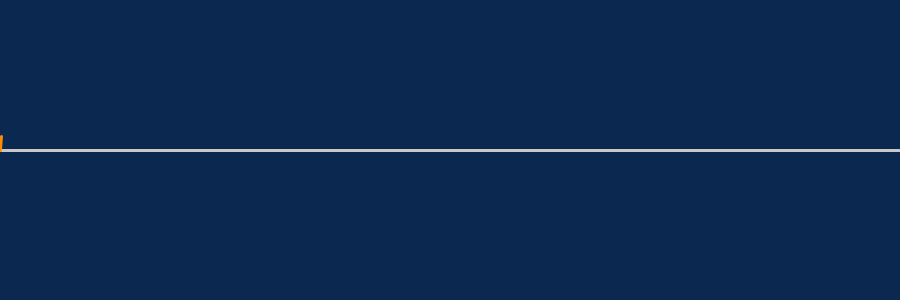
Frame 1 (no input)
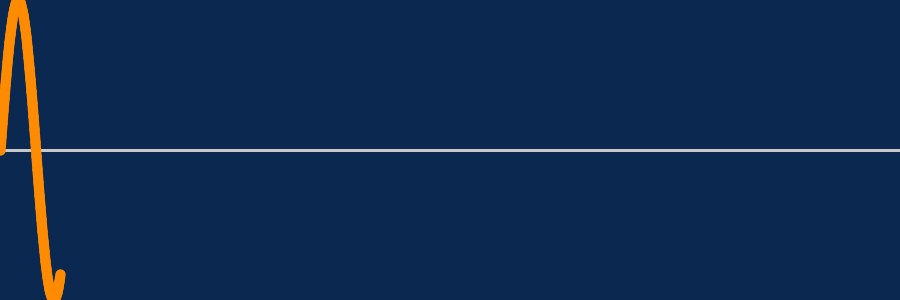
Frame 60 (the mouse pressed at the canvas centre just before this capture)
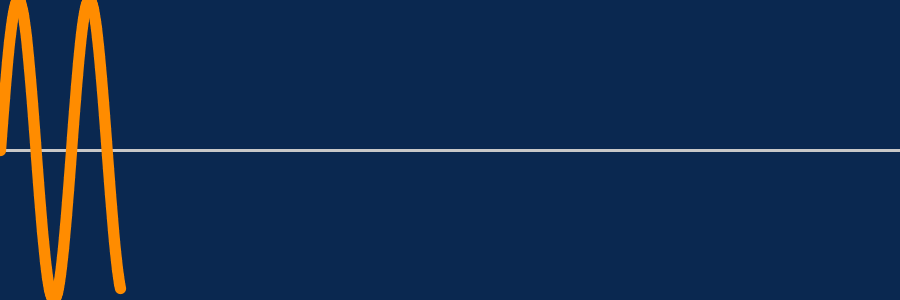
Frame 120 (the mouse held since frame 60 and released just before this capture)

The Processing sketch that drew these frames (run headless with seeded random() and noise(); from frame 60 on, the mouse is pressed at the canvas centre):

// Processing sketch: TheSineVisualizer
// ── TheSineVisualizer.pde
EmphasizedSineWave mySine; 
color backgroundColor = color(10, 40, 80);

void setup() {
  int sizeX = 900;
  int sizeY = 300;
  int minStrokeWidth = 2;
  int maxStrokeWidth = 12;
  int step = 1;
  
  surface.setSize(sizeX, sizeY);
  mySine = new EmphasizedSineWave(minStrokeWidth, maxStrokeWidth, step);
}

void draw() {
  background(backgroundColor);
  displayBaseline();
  mySine.display();  
  delay(33);
}

void displayBaseline() {
  stroke(200);
  strokeWeight(3);
  line(0, height/2, width, height/2);
}

// ── EmphasizedSineWave.pde
class EmphasizedSineWave {
  FloatList xData, yData, strokeWidth;
  int currentLastIdx = 1;
  
  EmphasizedSineWave(int minStrokeWidth, int maxStrokeWidth, int step) {
    xData =  createXData(step);
    yData = createYData(xData);
    strokeWidth = createStrokeWidth(xData, minStrokeWidth, maxStrokeWidth);
  }
  
  void display() {
     stroke(255, 140, 0);
     strokeWeight(strokeWidth.get(currentLastIdx));
     
     for (int i=0; i<currentLastIdx; i++) {
       line( xData.get(i), yData.get(i), xData.get(i+1), yData.get(i+1) );  
     }
     
     currentLastIdx = currentLastIdx == xData.size() -1 ? 1 : currentLastIdx + 1;
  }
  
  FloatList createXData(int step) {
     FloatList data = new FloatList();
     
     int counter = 0;
     while (counter < width) {
        data.append(counter);
        counter += step;
     }
     data.append(width);
     
     return data;
  }
  
  FloatList createYData(FloatList x) {
    FloatList data = new FloatList();
    
    for (float element : x) {
      float sine = sin(1200*element) * (height/2) + height/2;
      data.append(sine);
    }
    
    return data;
  }
  
  FloatList createStrokeWidth(FloatList x, int minStrokeWidth, int maxStrokeWidth) {
    FloatList data = new FloatList();
    
    for (float element : x) {
      float currentStrokeWidth = (maxStrokeWidth - minStrokeWidth) * abs(sin(1200*element)) + minStrokeWidth;
      data.append(currentStrokeWidth);
    }
    
    return data;
  }
  
}
